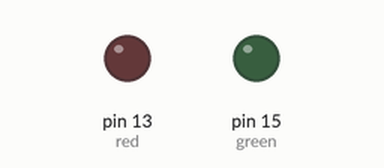
Recording of a program running on a simulated Raspberry Pi (header pin numbers). On the bench: output pins drawn as LEDs (lit = HIGH). The buttons are places on the Blue Dot phone app.

Above: at 0.1 s.
At 5.1 s:
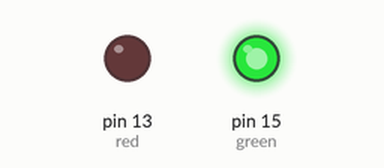
Timing chart, 0 to 6.6 s (numbered marks = the images above):
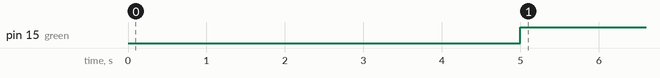

Measured:
- by itself, pin 15 (green): LOW → HIGH at 5.0 s

The program:

mydot.py
```python
from bluedot import BlueDot
from gpiozero import LED
import RPi.GPIO as GPIO

bd = BlueDot()
#bd.wait_for_press()

red = 13
green = 15


def setup():
	GPIO.setmode(GPIO.BOARD)       # Numbers GPIOs by physical location
	GPIO.setup(red, GPIO.OUT)
	GPIO.setup(green, GPIO.OUT)
	GPIO.output(red, GPIO.LOW)
	GPIO.output(green, GPIO.LOW)


def loop():

    while True:
        if bd.wait_for_press(5) == True:
            GPIO.output(red, GPIO.HIGH)
            GPIO.output(green, GPIO.LOW)

        else:
            GPIO.output(green, GPIO.HIGH)
            GPIO.output(red, GPIO.LOW)


def destroy():
	GPIO.output(red, GPIO.HIGH)
	GPIO.output(green, GPIO.HIGH)
	GPIO.cleanup()                     # Release resource

if __name__ == '__main__':     # Program start from here
	setup()
	try:
		loop()
	except KeyboardInterrupt:  # When 'Ctrl+C' is pressed, the child program destroy() will be  executed.
		destroy()
```
